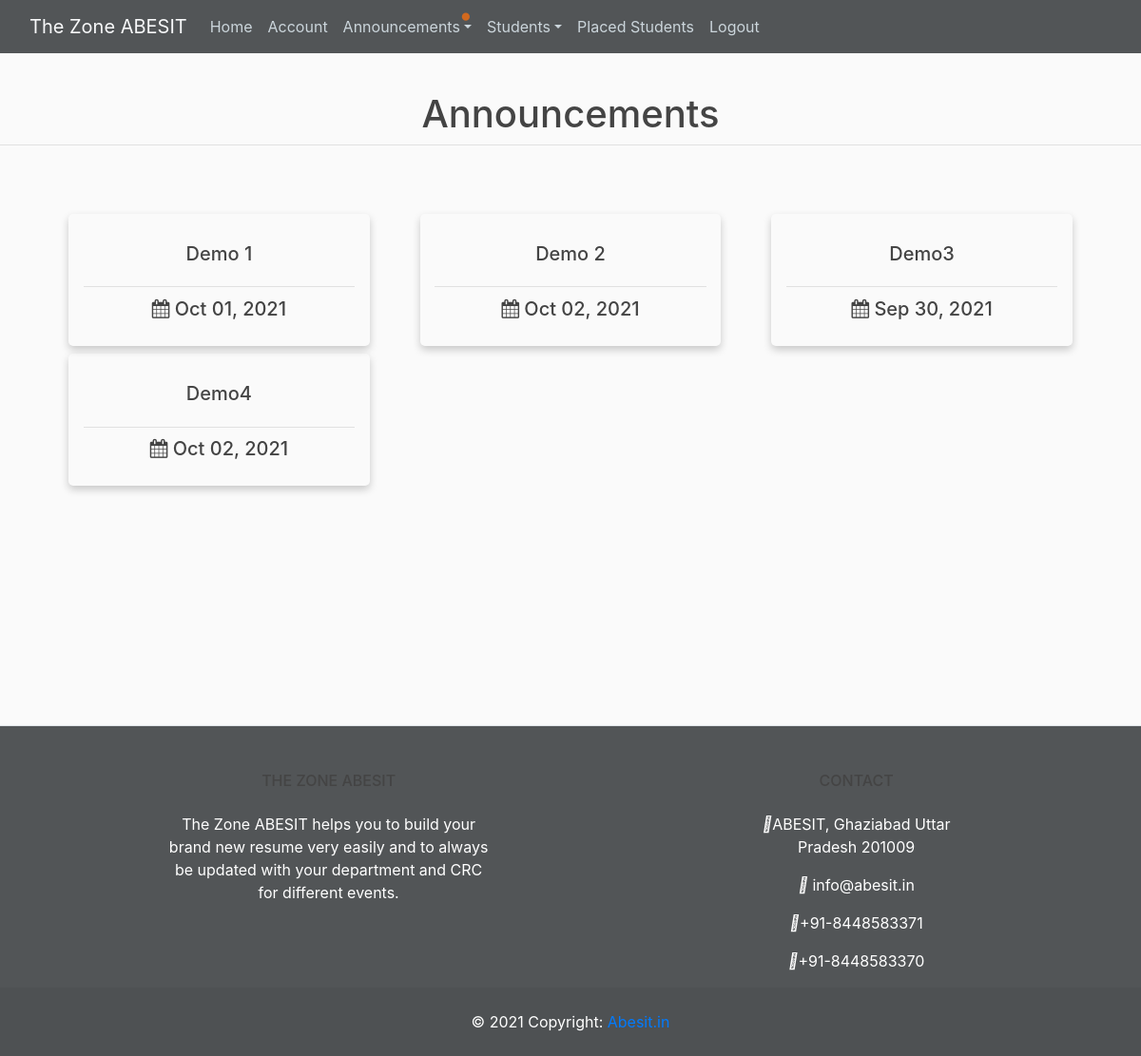
The page /announcements/department (signed in) on the database its author committed.
### zone/models.py (models this page shows, shortened)
class Announcement(db.Model):
    id = db.Column(db.Integer, primary_key=True)
    title = db.Column(db.String(100), nullable=False)
    date_issued = db.Column(db.DateTime, nullable=False, default=date)
    pdf = db.Column(db.String(10), nullable=False)

### zone/routes.py (the view, shortened to what this page needs)
@app.route("/announcements/<string:by>", methods=['GET', 'POST'])
@login_required
def announcements(by):
    if session['user'] == 'student':
        student = Student.query.filter_by(user_id=current_user.user_id).first()
    else:
        student = None
    page = request.args.get('page', 1, type=int)
    form = AnnouncementForm()
    if by == 'CRC':
        announcement = CRCAnnouncement.query.all()
        if session['user'] == 'student':
            print(student)
            student.seen_crc = "True"
            print(student.seen_crc)
    else:
        announcement = Announcement.query.all()
        if session['user'] == 'student':
            student.seen_department = "True"
    db.session.commit()
    if session['user'] == 'student':
        by = 'not_allowed'
    print(len(announcement))
    return render_template('announcements.html', announcement=announcement, form=form, by=by.lower(), student=student)

### zone/models.py (called while the page is built)
@login_manager.user_loader
def load_user(user_id):
    student = Student.query.get(user_id)
    department_faculty = Faculty.query.get(user_id)
    crc_faculty = CRC.query.get(user_id)
    if student:
        return student
    elif department_faculty:
        return department_faculty
    else:
        return crc_faculty

### zone/Templates/announcements.html (shortened to what this page needs)
{% extends 'base.html' %}
{% block content %}
<div>
    <main role="main" class="account-container" style="text-align:center">
        <h1 style="text-align:center;margin:0.5rem">Announcements</h1>
        <hr>
        {% if announcement %}
            <div class="announcement-container"  style="margin-bottom:14rem">
                {% for announce in announcement %}
                    <div class="announcement-card" onclick="">
                        <a href="/static/notices/{{ announce.pdf }}"  style="color:#000">
                            <h5 style="text-align:center;padding:5%">{{ announce.title }}</h5>
                        </a>
                        <hr>
                        <div>
                            <h5 style="padding:1%"><i class="fa fa-calendar" aria-hidden="true"></i> {{ announce.date_issued.strftime('%b %d, %Y') }}</h5>
                        </div>
                    </div>
                {% endfor %}
            </div>
        {% else %}
            <H3 style="margin-top:9.4rem; margin-bottom:9.3rem">No announcements</H3>
        {% endif %}
    </main>
</div>
{% endblock content %}

### zone/static/home.css (style rules this page uses)
a { text-decoration: none; }

### zone/static/main.css (style rules this page uses)
body { background: #fafafa; color: #333333; margin-top: 6rem; }
h1, h2, h3, h4, h5, h6 { color: #444444; }
.announcement-container { display:grid; grid-template-columns: 30% 30% 30% ; grid-column-gap: 5%; grid-row-gap: 3%; margin: 3%; padding: 3%; margin-bottom: 5%; }
.announcement-card { box-shadow: 0 4px 8px 0 rgba(0,0,0,0.2); transition: 0.3s; width: 100%; border-radius: 5px; padding: 5%; }
@media (min-width: 320px) { .account-container-sm, .account-container { max-width: 540px; margin:auto; } }
@media (min-width: 425px) { .account-container-sm, .account-container { max-width: 540px; margin:auto; } }
@media (min-width: 768px) { .account-container-md, .account-container-sm, .account-container { max-width: 720px; margin: auto; } }
@media (min-width: 992px) { .account-container-lg, .account-container-md, .account-container-sm, .account-container { max-width: 960px; margin:auto; } }
@media (min-width: 1200px) { .account-container-xl, .account-container-lg, .account-container-md, .account-container-sm, .account-container { max-width: 1540px; margin: auto; } }
hr { margin-top:0.5rem; margin-bottom:0.5rem; }
* { margin: 0; padding: 0; -webkit-box-sizing: border-box; -moz-box-sizing: border-box; box-sizing: border-box; }

### rows shown on the page
Announcement: title "Demo 1", date_issued "Oct 01, 2021"
Announcement: title "Demo 2", date_issued "Oct 02, 2021"
Announcement: title "Demo3", date_issued "Sep 30, 2021"
Announcement: title "Demo4", date_issued "Oct 02, 2021"
